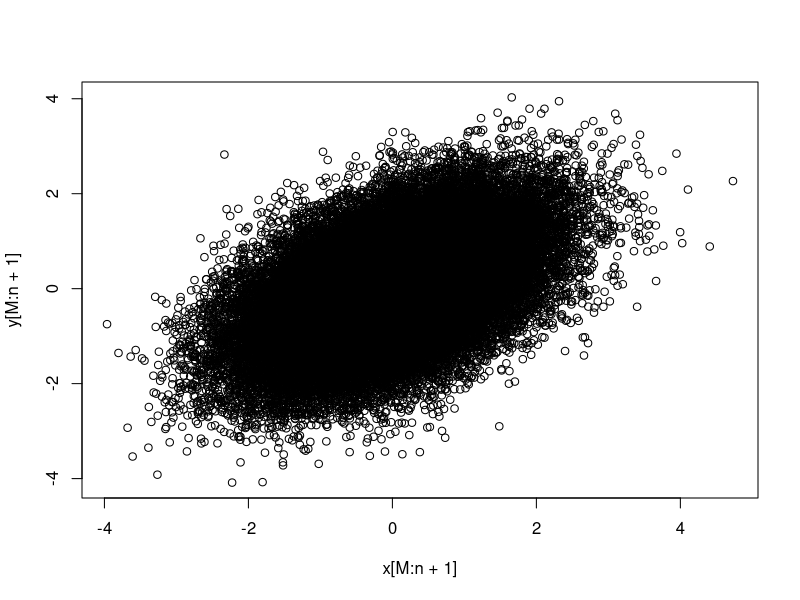

Here is the R script that generated this plot:
#gibbs sampling  for multivarite normal

u1 = 1
u2  =1
sigma=1
sigma =2
col = 0.5
n = 50000
M = 5000
n=n+M

i = 1
y=  rep(0,n+1)
x=  rep(0,n+1)

for (i in 2 : n){
	x[i] = col*y[i-1]+sqrt(1-col^2)*rnorm(1)
	y[i] = col*x[i] +sqrt(1-col^2)*rnorm(1)
}

plot(x[M:n+1],y[M:n+1],type = "p")